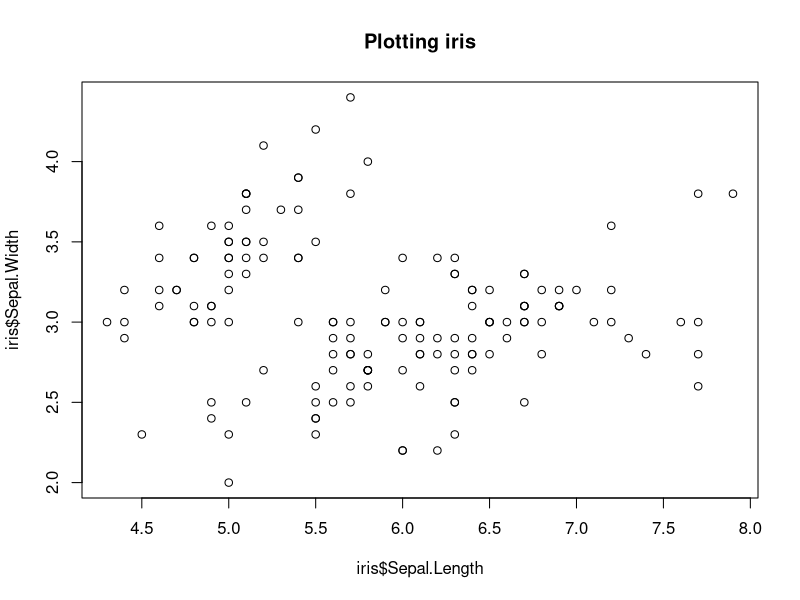

Reproduce this figure in R.
## ---- chunk 1
data(iris)
plot(iris$Sepal.Length, iris$Sepal.Width, 
     main = "Plotting iris")
